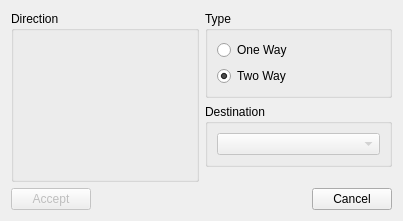
<ui version="4.0"  >
 <class>NewExitWidget</class>
 <widget class="QWidget" name="NewExitWidget" >
  <property name="geometry" >
   <rect>
    <x>0</x>
    <y>0</y>
    <width>403</width>
    <height>221</height>
   </rect>
  </property>
  <property name="windowTitle" >
   <string>New Exit</string>
  </property>
  <layout class="QVBoxLayout" >
   <item>
    <layout class="QHBoxLayout" >
     <property name="rightMargin" >
      <number>0</number>
     </property>
     <property name="leftMargin" >
      <number>0</number>
     </property>
     <property name="topMargin" >
      <number>0</number>
     </property>
     <property name="bottomMargin" >
      <number>0</number>
     </property>
     <item>
      <widget class="QGroupBox" name="directionBox" >
       <property name="title" >
        <string>Direction</string>
       </property>
      </widget>
     </item>
     <item>
      <layout class="QVBoxLayout" >
       <property name="rightMargin" >
        <number>0</number>
       </property>
       <property name="leftMargin" >
        <number>0</number>
       </property>
       <property name="topMargin" >
        <number>0</number>
       </property>
       <property name="bottomMargin" >
        <number>0</number>
       </property>
       <item>
        <widget class="QGroupBox" name="typeBox" >
         <property name="layoutDirection" >
          <enum>Qt::LeftToRight</enum>
         </property>
         <property name="title" >
          <string>Type</string>
         </property>
         <layout class="QVBoxLayout" >
          <item>
           <widget class="QRadioButton" name="oneWayButton" >
            <property name="focusPolicy" >
             <enum>Qt::StrongFocus</enum>
            </property>
            <property name="text" >
             <string>One Way</string>
            </property>
           </widget>
          </item>
          <item>
           <widget class="QRadioButton" name="twoWayButton" >
            <property name="focusPolicy" >
             <enum>Qt::StrongFocus</enum>
            </property>
            <property name="text" >
             <string>Two Way</string>
            </property>
            <property name="checked" >
             <bool>true</bool>
            </property>
           </widget>
          </item>
         </layout>
        </widget>
       </item>
       <item>
        <widget class="QGroupBox" name="destinationBox" >
         <property name="title" >
          <string>Destination</string>
         </property>
         <layout class="QHBoxLayout" >
          <item>
           <widget class="QComboBox" name="destinationVnumBox" >
            <property name="enabled" >
             <bool>false</bool>
            </property>
            <property name="focusPolicy" >
             <enum>Qt::WheelFocus</enum>
            </property>
           </widget>
          </item>
         </layout>
        </widget>
       </item>
       <item>
        <spacer>
         <property name="orientation" >
          <enum>Qt::Vertical</enum>
         </property>
         <property name="sizeHint" >
          <size>
           <width>20</width>
           <height>40</height>
          </size>
         </property>
        </spacer>
       </item>
      </layout>
     </item>
    </layout>
   </item>
   <item>
    <layout class="QHBoxLayout" >
     <property name="rightMargin" >
      <number>0</number>
     </property>
     <property name="leftMargin" >
      <number>0</number>
     </property>
     <property name="topMargin" >
      <number>0</number>
     </property>
     <property name="bottomMargin" >
      <number>0</number>
     </property>
     <item>
      <widget class="QPushButton" name="acceptButton" >
       <property name="enabled" >
        <bool>false</bool>
       </property>
       <property name="focusPolicy" >
        <enum>Qt::StrongFocus</enum>
       </property>
       <property name="text" >
        <string>Accept</string>
       </property>
      </widget>
     </item>
     <item>
      <spacer>
       <property name="orientation" >
        <enum>Qt::Horizontal</enum>
       </property>
       <property name="sizeHint" >
        <size>
         <width>40</width>
         <height>20</height>
        </size>
       </property>
      </spacer>
     </item>
     <item>
      <widget class="QPushButton" name="cancelButton" >
       <property name="focusPolicy" >
        <enum>Qt::StrongFocus</enum>
       </property>
       <property name="text" >
        <string>Cancel</string>
       </property>
      </widget>
     </item>
    </layout>
   </item>
  </layout>
 </widget>
 <resources/>
 <connections/>
</ui>
